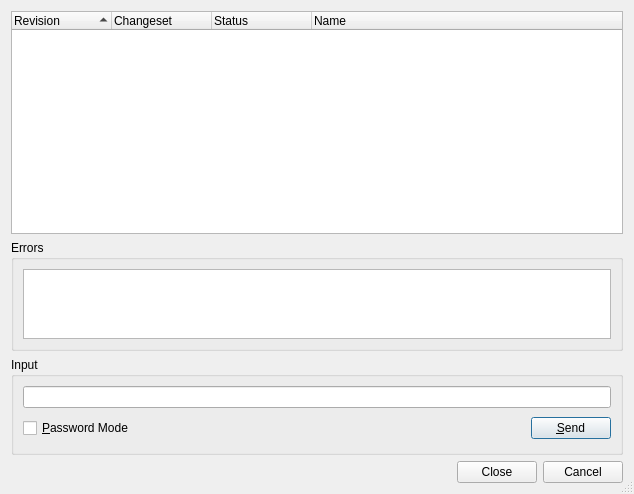
<?xml version="1.0" encoding="UTF-8"?>
<ui version="4.0">
 <class>HgBookmarksListDialog</class>
 <widget class="QDialog" name="HgBookmarksListDialog">
  <property name="geometry">
   <rect>
    <x>0</x>
    <y>0</y>
    <width>634</width>
    <height>494</height>
   </rect>
  </property>
  <property name="windowTitle">
   <string>Mercurial Bookmarks</string>
  </property>
  <property name="whatsThis">
   <string>&lt;b&gt;Mercurial Bookmarks&lt;/b&gt;
&lt;p&gt;This dialog shows a list of the projects bookmarks.&lt;/p&gt;</string>
  </property>
  <property name="sizeGripEnabled">
   <bool>true</bool>
  </property>
  <layout class="QVBoxLayout">
   <item>
    <widget class="QTreeWidget" name="bookmarksList">
     <property name="sizePolicy">
      <sizepolicy hsizetype="Expanding" vsizetype="Expanding">
       <horstretch>0</horstretch>
       <verstretch>2</verstretch>
      </sizepolicy>
     </property>
     <property name="contextMenuPolicy">
      <enum>Qt::CustomContextMenu</enum>
     </property>
     <property name="whatsThis">
      <string>&lt;b&gt;Bookmarks List&lt;/b&gt;
&lt;p&gt;This shows a list of the projects bookmarks.&lt;/p&gt;</string>
     </property>
     <property name="alternatingRowColors">
      <bool>true</bool>
     </property>
     <property name="rootIsDecorated">
      <bool>false</bool>
     </property>
     <property name="itemsExpandable">
      <bool>false</bool>
     </property>
     <property name="sortingEnabled">
      <bool>true</bool>
     </property>
     <column>
      <property name="text">
       <string>Revision</string>
      </property>
     </column>
     <column>
      <property name="text">
       <string>Changeset</string>
      </property>
     </column>
     <column>
      <property name="text">
       <string>Status</string>
      </property>
     </column>
     <column>
      <property name="text">
       <string>Name</string>
      </property>
     </column>
    </widget>
   </item>
   <item>
    <widget class="QGroupBox" name="errorGroup">
     <property name="sizePolicy">
      <sizepolicy hsizetype="Preferred" vsizetype="Expanding">
       <horstretch>0</horstretch>
       <verstretch>1</verstretch>
      </sizepolicy>
     </property>
     <property name="title">
      <string>Errors</string>
     </property>
     <layout class="QVBoxLayout">
      <item>
       <widget class="QTextEdit" name="errors">
        <property name="readOnly">
         <bool>true</bool>
        </property>
        <property name="acceptRichText">
         <bool>false</bool>
        </property>
       </widget>
      </item>
     </layout>
    </widget>
   </item>
   <item>
    <widget class="QGroupBox" name="inputGroup">
     <property name="title">
      <string>Input</string>
     </property>
     <layout class="QGridLayout">
      <item row="1" column="1">
       <spacer>
        <property name="orientation">
         <enum>Qt::Horizontal</enum>
        </property>
        <property name="sizeType">
         <enum>QSizePolicy::Expanding</enum>
        </property>
        <property name="sizeHint" stdset="0">
         <size>
          <width>327</width>
          <height>29</height>
         </size>
        </property>
       </spacer>
      </item>
      <item row="1" column="2">
       <widget class="QPushButton" name="sendButton">
        <property name="toolTip">
         <string>Press to send the input to the hg process</string>
        </property>
        <property name="text">
         <string>&amp;Send</string>
        </property>
        <property name="shortcut">
         <string>Alt+S</string>
        </property>
       </widget>
      </item>
      <item row="0" column="0" colspan="3">
       <widget class="QLineEdit" name="input">
        <property name="toolTip">
         <string>Enter data to be sent to the hg process</string>
        </property>
       </widget>
      </item>
      <item row="1" column="0">
       <widget class="QCheckBox" name="passwordCheckBox">
        <property name="toolTip">
         <string>Select to switch the input field to password mode</string>
        </property>
        <property name="text">
         <string>&amp;Password Mode</string>
        </property>
        <property name="shortcut">
         <string>Alt+P</string>
        </property>
       </widget>
      </item>
     </layout>
    </widget>
   </item>
   <item>
    <widget class="QDialogButtonBox" name="buttonBox">
     <property name="orientation">
      <enum>Qt::Horizontal</enum>
     </property>
     <property name="standardButtons">
      <set>QDialogButtonBox::Cancel|QDialogButtonBox::Close</set>
     </property>
    </widget>
   </item>
  </layout>
 </widget>
 <pixmapfunction>qPixmapFromMimeSource</pixmapfunction>
 <tabstops>
  <tabstop>input</tabstop>
  <tabstop>passwordCheckBox</tabstop>
  <tabstop>sendButton</tabstop>
  <tabstop>bookmarksList</tabstop>
  <tabstop>errors</tabstop>
  <tabstop>buttonBox</tabstop>
 </tabstops>
 <resources/>
 <connections/>
</ui>
